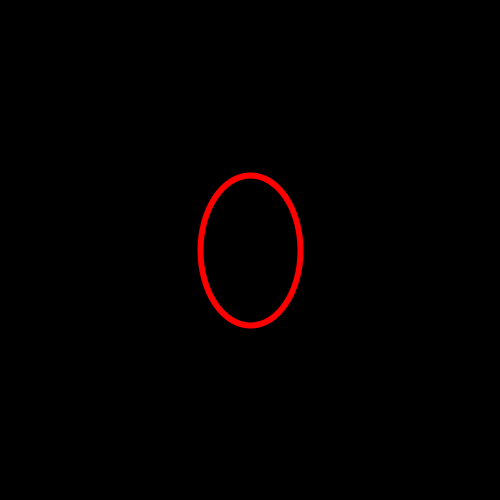
Frame 1 (no input)
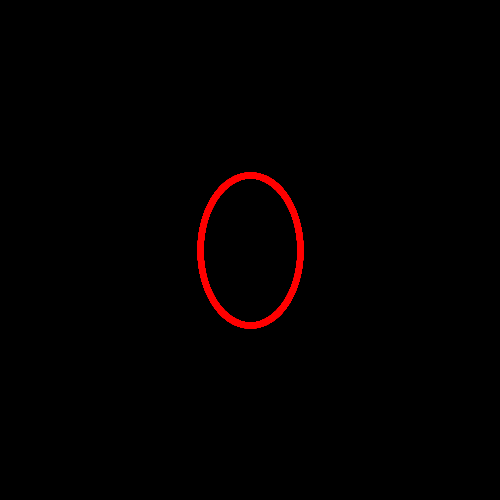
Frame 60 (the mouse pressed at the canvas centre just before this capture)
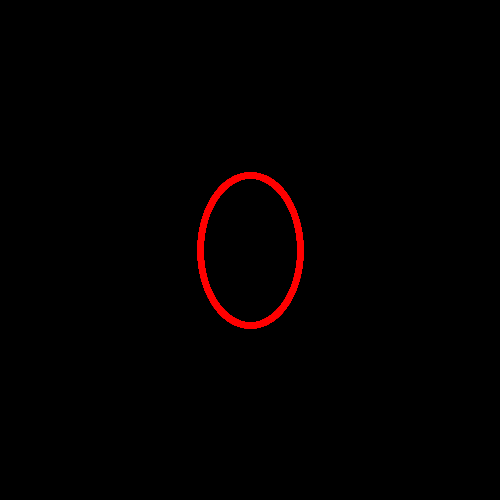
Frame 120 (the mouse held since frame 60 and released just before this capture)

The Processing sketch that drew these frames (run headless with seeded random() and noise(); from frame 60 on, the mouse is pressed at the canvas centre):

// Processing sketch: CRCP1310_07_Custom_Functions
// ── CRCP1310_07_Custom_Functions.pde
void setup() {
  size(500, 500);
  background(0);
}

void draw() {
  redOval();
}

void mouseDragged() {
  yellowSquare();
}

void keyPressed() {
  background(0); 
}

void redOval() {
  noFill();
  stroke(255, 0, 0);
  strokeWeight(6);
  ellipse(250, 250, 100, 150);
}

void yellowSquare() {
  noFill();
  stroke(255, 255, 0);
  strokeWeight(3);
  rectMode(CENTER);
  rect(mouseX, mouseY, 25, 25);
}
